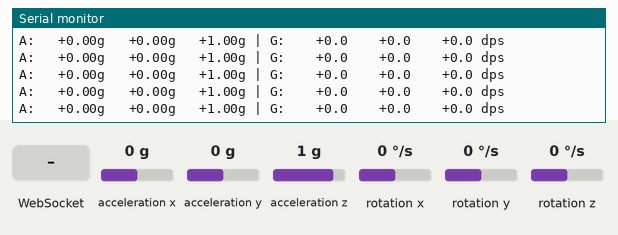
Simulated run of this sketch. Board: Seeed XIAO ESP32-S3. Shown: the last lines printed to the serial monitor. Wiring (inferred from the names in the program): MPU-6050 motion sensor at I2C address 0x68. The inputs (shaded band) are chosen by the test bench; at power-on: rotation x 0 °/s, rotation y 0 °/s, rotation z 0 °/s, acceleration x 0 g, acceleration y 0 g, acceleration z 1 g. WiFi joins after 1.5 s; servers stay silent unless stated.

Above: at 5.0 s.
5.1 s: rotation x set to -192 °/s
At 5.27 s:
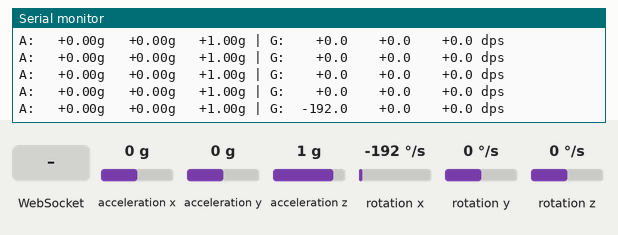
7.0 s: WebSocket text "1" received
At 7.3 s:
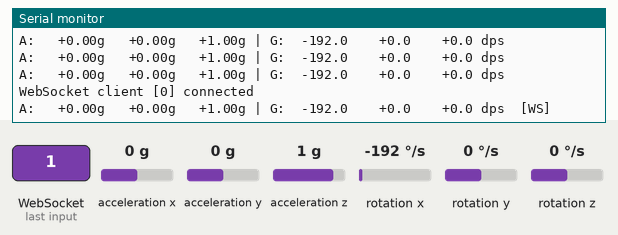
8.6 s: rotation y set to -192 °/s
At 8.92 s:
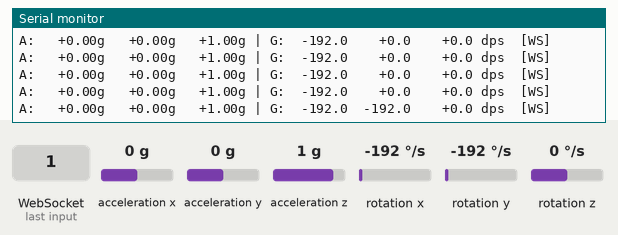
10.6 s: rotation z set to -192 °/s
At 10.94 s:
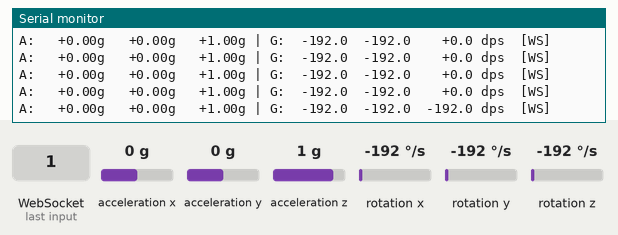
12.6 s: rotation x set to 12 °/s
At 12.96 s:
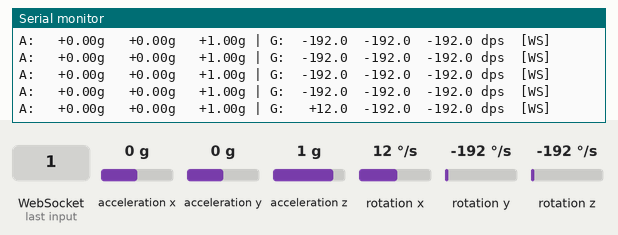
14.7 s: rotation y set to 0 °/s
At 14.98 s:
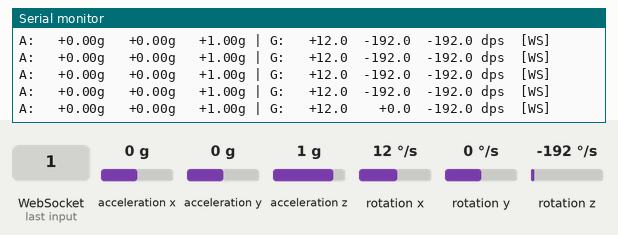

The sketch:

knee_imu_wifi.ino
```cpp
/*
 * Knee IMU WiFi — XIAO ESP32S3 + MPU-6050
 *
 * Reads MPU-6050 accelerometer + gyroscope at 50Hz
 * and streams 12-byte packets over WebSocket.
 *
 * Uses raw I2C registers (no Adafruit library) to avoid
 * Wire.begin() pin conflicts on XIAO ESP32S3.
 *
 * Wiring (I2C):
 *   MPU-6050 VCC → 3V3
 *   MPU-6050 GND → GND
 *   MPU-6050 SDA → D4 (GPIO5)
 *   MPU-6050 SCL → D5 (GPIO6)
 *
 * Packet format (little-endian, same as BLE version):
 *   [0-1]  accelX  (int16, milli-g)
 *   [2-3]  accelY  (int16, milli-g)
 *   [4-5]  accelZ  (int16, milli-g)
 *   [6-7]  gyroX   (int16, milli-dps)
 *   [8-9]  gyroY   (int16, milli-dps)
 *   [10-11] gyroZ  (int16, milli-dps)
 *
 * Mount: right shin, just below knee.
 * Board Y-axis perpendicular to sagittal plane (pitch = knee flexion).
 *
 * ──────────────────────────────────────────────────────
 *  TO REVERT TO BLE: flash arduino/knee_imu_ble/knee_imu_ble.ino
 *  and revert lib/imu-sensor.js from lib/imu-sensor-ble.js
 * ──────────────────────────────────────────────────────
 */

#include <WiFi.h>
#include <WebSocketsServer.h>
#include <Wire.h>

// ════════════════════════════════════════════════════════
//  WiFi credentials — change these when switching networks
// ════════════════════════════════════════════════════════
const char* WIFI_SSID = "Yuyang's iPhone (3)";
const char* WIFI_PASS = "qawsed123";
// ════════════════════════════════════════════════════════

// WebSocket server on port 81
WebSocketsServer webSocket = WebSocketsServer(81);

// Timing
#define NOTIFY_INTERVAL_MS 20  // 50Hz

// I2C pins for XIAO ESP32S3
#define I2C_SDA 5  // D4 = GPIO5
#define I2C_SCL 6  // D5 = GPIO6

// MPU-6050 registers
#define MPU_ADDR       0x68
#define REG_PWR_MGMT_1 0x6B
#define REG_WHO_AM_I   0x75
#define REG_ACCEL_CFG  0x1C
#define REG_GYRO_CFG   0x1B
#define REG_CONFIG     0x1A
#define REG_ACCEL_XOUT 0x3B

// State
bool clientConnected = false;
uint8_t clientNum = 0;
unsigned long lastNotifyTime = 0;

// --- Raw I2C helpers ---
void writeReg(uint8_t reg, uint8_t val) {
    Wire.beginTransmission(MPU_ADDR);
    Wire.write(reg);
    Wire.write(val);
    Wire.endTransmission();
}

uint8_t readReg(uint8_t reg) {
    Wire.beginTransmission(MPU_ADDR);
    Wire.write(reg);
    Wire.endTransmission(false);
    Wire.requestFrom((uint8_t)MPU_ADDR, (uint8_t)1);
    return Wire.read();
}

// WebSocket event handler
void webSocketEvent(uint8_t num, WStype_t type, uint8_t* payload, size_t length) {
    switch (type) {
        case WStype_DISCONNECTED:
            Serial.printf("WebSocket client [%u] disconnected\n", num);
            clientConnected = false;
            break;
        case WStype_CONNECTED:
            Serial.printf("WebSocket client [%u] connected\n", num);
            clientConnected = true;
            clientNum = num;
            break;
        case WStype_TEXT:
            // Could handle commands here if needed
            break;
        default:
            break;
    }
}

void setup() {
    Serial.begin(115200);
    delay(2000);
    Serial.println("Knee IMU WiFi starting...");

    // Init I2C with explicit pins
    Wire.begin(I2C_SDA, I2C_SCL);
    Wire.setClock(100000);
    delay(250);

    // Verify MPU-6050 is present
    uint8_t whoami = readReg(REG_WHO_AM_I);
    Serial.print("WHO_AM_I = 0x");
    Serial.println(whoami, HEX);

    if (whoami == 0x00 || whoami == 0xFF) {
        Serial.println("No response — check wiring!");
        while (1) delay(1000);
    }
    Serial.println("IMU found! (may be MPU-6050 compatible clone)");

    // Wake up (clear sleep bit)
    writeReg(REG_PWR_MGMT_1, 0x00);
    delay(100);

    // Configure: +-8G accel, +-500 dps gyro, 21Hz bandwidth
    writeReg(REG_ACCEL_CFG, 0x10);  // AFS_SEL=2 → +-8G
    writeReg(REG_GYRO_CFG, 0x08);   // FS_SEL=1  → +-500 dps
    writeReg(REG_CONFIG, 0x04);      // DLPF_CFG=4 → ~21Hz bandwidth

    Serial.println("  Accel: +-8G  Gyro: +-500dps  Filter: 21Hz");

    // Connect to WiFi
    Serial.printf("Connecting to WiFi '%s'...\n", WIFI_SSID);
    WiFi.begin(WIFI_SSID, WIFI_PASS);
    WiFi.setAutoReconnect(true);

    int attempts = 0;
    while (WiFi.status() != WL_CONNECTED && attempts < 30) {
        delay(500);
        Serial.print(".");
        attempts++;
    }

    if (WiFi.status() == WL_CONNECTED) {
        Serial.println();
        Serial.println("════════════════════════════════════════");
        Serial.print("  WiFi connected! IP: ");
        Serial.println(WiFi.localIP());
        Serial.println("  WebSocket server on port 81");
        Serial.printf("  Connect from browser: ws://%s:81\n", WiFi.localIP().toString().c_str());
        Serial.println("════════════════════════════════════════");
    } else {
        Serial.println("\nWiFi connection FAILED — sensor will still print to serial");
    }

    // Start WebSocket server
    webSocket.begin();
    webSocket.onEvent(webSocketEvent);

    Serial.println("Waiting for WebSocket client...");
}

// Serial print throttle (print at 5Hz, not 50Hz — keeps monitor readable)
unsigned long lastPrintTime = 0;
#define PRINT_INTERVAL_MS 200

void loop() {
    unsigned long now = millis();

    // Handle WebSocket events
    webSocket.loop();

    // Reconnect WiFi if dropped
    if (WiFi.status() != WL_CONNECTED) {
        static unsigned long lastReconnect = 0;
        if (now - lastReconnect > 5000) {
            lastReconnect = now;
            Serial.println("WiFi lost — reconnecting...");
            WiFi.reconnect();
        }
    }

    // Read sensor at 50Hz (always, so serial works even without WiFi)
    if (now - lastNotifyTime >= NOTIFY_INTERVAL_MS) {
        lastNotifyTime = now;

        // Read 14 bytes: accelXYZ (6) + temp (2) + gyroXYZ (6)
        Wire.beginTransmission(MPU_ADDR);
        Wire.write(REG_ACCEL_XOUT);
        Wire.endTransmission(false);
        Wire.requestFrom((uint8_t)MPU_ADDR, (uint8_t)14);

        int16_t rawAx = (Wire.read() << 8) | Wire.read();
        int16_t rawAy = (Wire.read() << 8) | Wire.read();
        int16_t rawAz = (Wire.read() << 8) | Wire.read();
        int16_t rawT  = (Wire.read() << 8) | Wire.read();  // skip temp
        int16_t rawGx = (Wire.read() << 8) | Wire.read();
        int16_t rawGy = (Wire.read() << 8) | Wire.read();
        int16_t rawGz = (Wire.read() << 8) | Wire.read();

        // Convert raw → milli-g and milli-dps
        // +-8G range: sensitivity = 4096 LSB/g
        // +-500dps range: sensitivity = 65.5 LSB/dps
        float ax = (float)rawAx / 4096.0f;   // → g
        float ay = (float)rawAy / 4096.0f;
        float az = (float)rawAz / 4096.0f;
        float gx = (float)rawGx / 65.5f;     // → dps
        float gy = (float)rawGy / 65.5f;
        float gz = (float)rawGz / 65.5f;

        // Pack as int16 milli-units (same format as BLE version)
        int16_t data[6];
        data[0] = (int16_t)(ax * 1000.0f);   // milli-g
        data[1] = (int16_t)(ay * 1000.0f);
        data[2] = (int16_t)(az * 1000.0f);
        data[3] = (int16_t)(gx * 1000.0f);   // milli-dps
        data[4] = (int16_t)(gy * 1000.0f);
        data[5] = (int16_t)(gz * 1000.0f);

        // Send over WebSocket if client connected
        if (clientConnected) {
            webSocket.sendBIN(clientNum, (uint8_t*)data, 12);
        }

        // Print to serial at 5Hz
        if (now - lastPrintTime >= PRINT_INTERVAL_MS) {
            lastPrintTime = now;
            char buf[120];
            snprintf(buf, sizeof(buf),
                "A: %+7.2fg %+7.2fg %+7.2fg | G: %+7.1f %+7.1f %+7.1f dps%s",
                ax, ay, az, gx, gy, gz,
                clientConnected ? "  [WS]" : "");
            Serial.println(buf);
        }
    }
}
```

Measured:
- after the input at 5.1 s, the serial monitor: prints a new line at once (image 1)
- after the input at 7.0 s, the serial monitor: prints a new line at once (image 2)
- after the input at 8.6 s, the serial monitor: prints a new line after 0.16 s (image 3)
- after the input at 10.6 s, the serial monitor: prints a new line after 0.18 s (image 4)
- after the input at 12.6 s, the serial monitor: prints a new line after 0.20 s (image 5)
- after the input at 14.7 s, the serial monitor: prints a new line after 0.12 s (image 6)
